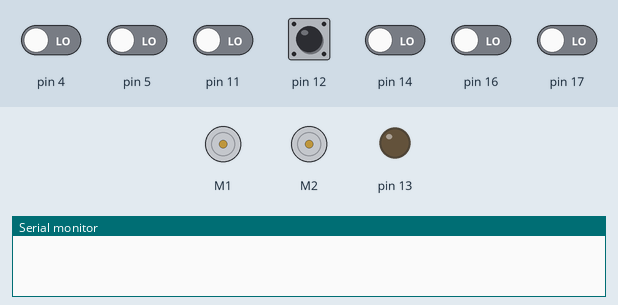
Bench run of a sketch on a simulated Arduino Uno, built with avr-gcc and run on an emulated ATmega328P. On the bench: 2 × DC motor (green arrow = forward, orange = backward, longer = faster), output pins drawn as LEDs (lit = HIGH), the last lines printed to the serial monitor. The inputs (shaded band) are chosen by the test bench; at power-on: pin 12 HIGH, pin 4, pin 5, pin 11, pin 14, pin 16, pin 17 LOW.

Above: at 0.8 s.
0.9 s: pin 12 pulled LOW for 0.15 s
At 1.8 s:
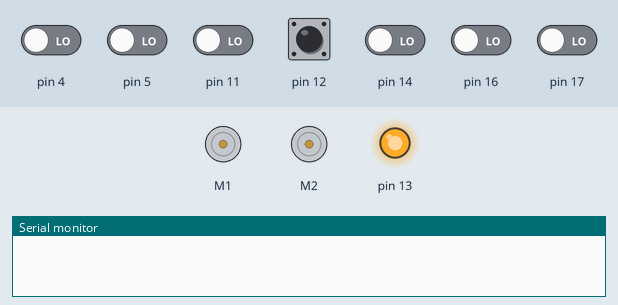
4.0 s: pin 12 pulled LOW for 1 s
6.5 s: pin 12 pulled LOW for 0.15 s
At 7.5 s:
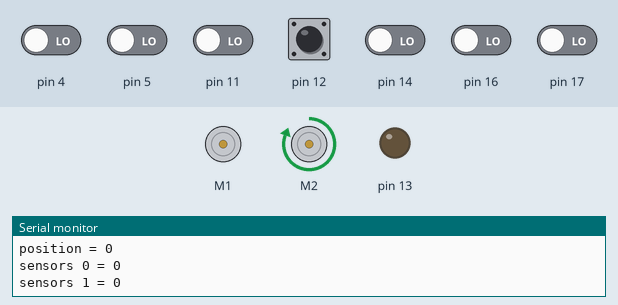
8.2 s: pin 5 driven HIGH
At 9.4 s:
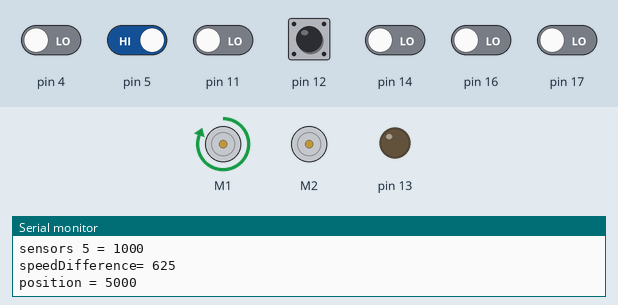
9.8 s: pin 4 driven HIGH
At 11.3 s:
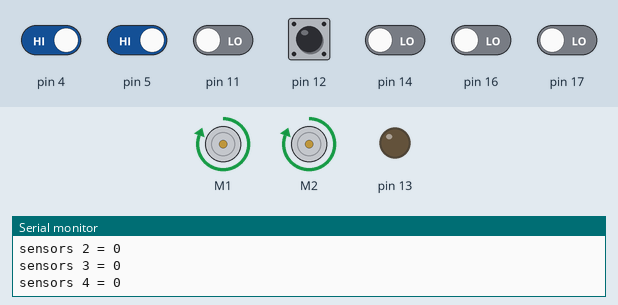
11.6 s: pin 11 driven HIGH
At 12.9 s:
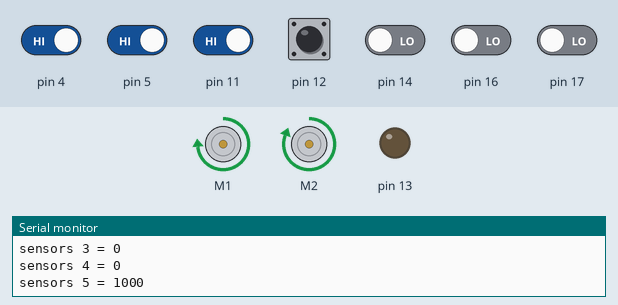
Timing chart, 0 to 14.4 s (numbered marks = the images above; inputs shaded):
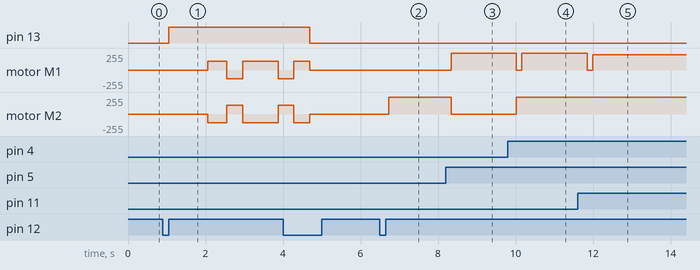

The sketch:

LineFollowerUno.ino
```cpp
/*
 * Demo line-following code for the Pololu Zumo Robot
 *
 * This code will follow a black line on a white background, using a
 * PID-based algorithm.  It works decently on courses with smooth, 6"
 * radius curves and has been tested with Zumos using 30:1 HP and
 * 75:1 HP motors.  Modifications might be required for it to work
 * well on different courses or with different motors.
 *
 * http://www.pololu.com/catalog/product/2506
 * http://www.pololu.com
 * http://forum.pololu.com
 */

#include <QTRSensors.h>
#include <ZumoReflectanceSensorArray.h>
#include <ZumoMotors.h>
//#include <ZumoBuzzer.h>
#include <Pushbutton.h>


//ZumoBuzzer buzzer;
ZumoReflectanceSensorArray reflectanceSensors;
ZumoMotors motors;
Pushbutton button(ZUMO_BUTTON);
int lastError = 0;

// This is the maximum speed the motors will be allowed to turn.
// (400 lets the motors go at top speed; decrease to impose a speed limit)
const int MAX_SPEED = 400;


void setup()
{

  Serial.begin(9600);
  //while (!Serial);

  // Play a little welcome song
  //buzzer.play(">g32>>c32");

  // Initialize the reflectance sensors module
  reflectanceSensors.init();

  // Wait for the user button to be pressed and released
  button.waitForButton();

  // Turn on LED to indicate we are in calibration mode
  pinMode(13, OUTPUT);
  digitalWrite(13, HIGH);

  // Wait 1 second and then begin automatic sensor calibration
  // by rotating in place to sweep the sensors over the line
  delay(1000);
  int i;
  for(i = 0; i < 80; i++)
  {
    if ((i > 10 && i <= 30) || (i > 50 && i <= 70)){
        motors.setSpeeds(-201, 201);
    }
    else{
      motors.setSpeeds(201, -201);
    reflectanceSensors.calibrate();
    }

    // Since our counter runs to 80, the total delay will be
    // 80*20 = 1600 ms.
    delay(20);
  }
  motors.setSpeeds(0,0);


  // Turn off LED to indicate we are through with calibration
  digitalWrite(13, LOW);
  //buzzer.play(">g32>>c32");

  // Wait for the user button to be pressed and released
  button.waitForButton();

  unsigned int sensors[6];

  reflectanceSensors.readCalibrated(sensors);

  Serial.print("sensors 0 = ");Serial.println(sensors[0]);
  Serial.print("sensors 1 = ");Serial.println(sensors[1]);
  Serial.print("sensors 2 = ");Serial.println(sensors[2]);
  Serial.print("sensors 3 = ");Serial.println(sensors[3]);
  Serial.print("sensors 4 = ");Serial.println(sensors[4]);
  Serial.print("sensors 5 = ");Serial.println(sensors[5]);

    button.waitForButton();

  // Play music and wait for it to finish before we start driving.
  //buzzer.play("L16 cdegreg4");
  //while(buzzer.isPlaying());
}

void loop()
{


  unsigned int sensors[6];

  // Get the position of the line.  Note that we *must* provide the "sensors"
  // argument to readLine() here, even though we are not interested in the
  // individual sensor readings

  int position = reflectanceSensors.readLine(sensors);

  Serial.print("position = ");Serial.println(position);

  Serial.print("sensors 0 = ");Serial.println(sensors[0]);
  Serial.print("sensors 1 = ");Serial.println(sensors[1]);
  Serial.print("sensors 2 = ");Serial.println(sensors[2]);
  Serial.print("sensors 3 = ");Serial.println(sensors[3]);
  Serial.print("sensors 4 = ");Serial.println(sensors[4]);
  Serial.print("sensors 5 = ");Serial.println(sensors[5]);

  // Our "error" is how far we are away from the center of the line, which
  // corresponds to position 2500.
  int error = position - 2500;

  // Get motor speed difference using proportional and derivative PID terms
  // (the integral term is generally not very useful for line following).
  // Here we are using a proportional constant of 1/4 and a derivative
  // constant of 6, which should work decently for many Zumo motor choices.
  // You probably want to use trial and error to tune these constants for
  // your particular Zumo and line course.


  int speedDifference = error / 4 + 6 * (error - lastError);
  lastError = error;


  Serial.print("speedDifference= ");Serial.println(speedDifference);


  // Get individual motor speeds.  The sign of speedDifference
  // determines if the robot turns left or right.
  int m1Speed = MAX_SPEED + speedDifference;
  int m2Speed = MAX_SPEED - speedDifference;

  // Here we constrain our motor speeds to be between 0 and MAX_SPEED.
  // Generally speaking, one motor will always be turning at MAX_SPEED
  // and the other will be at MAX_SPEED-|speedDifference| if that is positive,
  // else it will be stationary.  For some applications, you might want to
  // allow the motor speed to go negative so that it can spin in reverse.
  if (m1Speed < 0)
    m1Speed = 0;
  if (m2Speed < 0)
    m2Speed = 0;
  if (m1Speed > MAX_SPEED)
    m1Speed = MAX_SPEED;
  if (m2Speed > MAX_SPEED)
    m2Speed = MAX_SPEED;

  motors.setSpeeds(m1Speed, m2Speed);

  Serial.println("");

}
```

Measured:
- after the input at 0.9 s, pin 13: LOW → HIGH after 0.15 s; motor M1: stopped → forward 128/255 after 1.2 s, → backward 128/255 0.50 s later, → forward 128/255 0.41 s later, → backward 128/255 0.91 s later; motor M2: stopped → backward 128/255 after 1.2 s, → forward 128/255 0.50 s later, → backward 128/255 0.41 s later, → forward 128/255 0.91 s later
- after the input at 6.5 s, motor M2: stopped → forward 255/255 after 0.22 s
- after the input at 8.2 s, motor M1: stopped → forward 255/255 after 0.14 s; motor M2: forward 255/255 → stopped after 0.14 s
- after the input at 9.8 s, motor M1: forward 255/255 → stopped after 0.22 s, → forward 255/255 0.14 s later; motor M2: stopped → forward 255/255 after 0.22 s
- after the input at 11.6 s, motor M1: forward 255/255 → stopped after 0.25 s, → forward 228/255 0.15 s later
